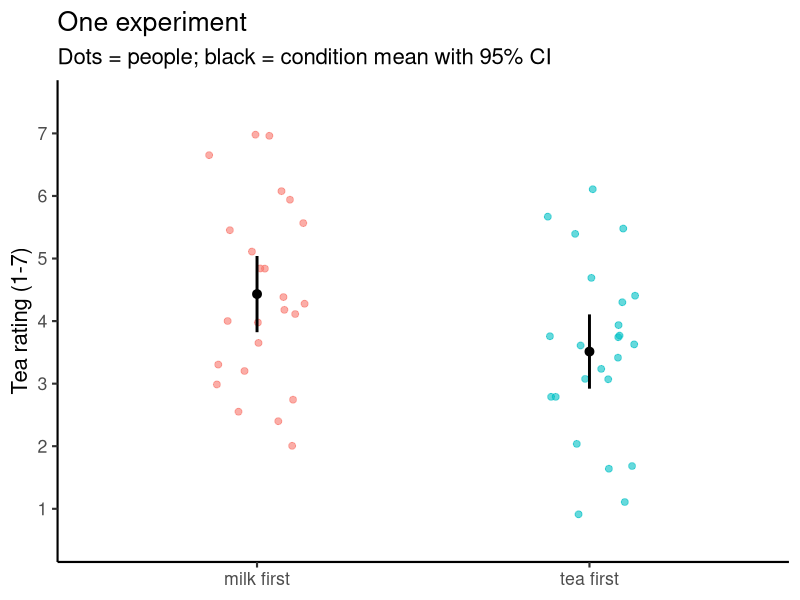
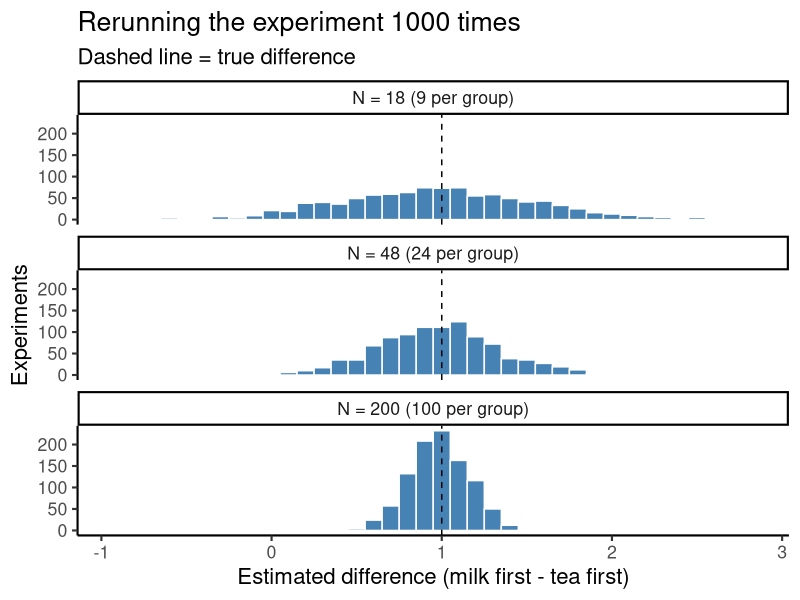
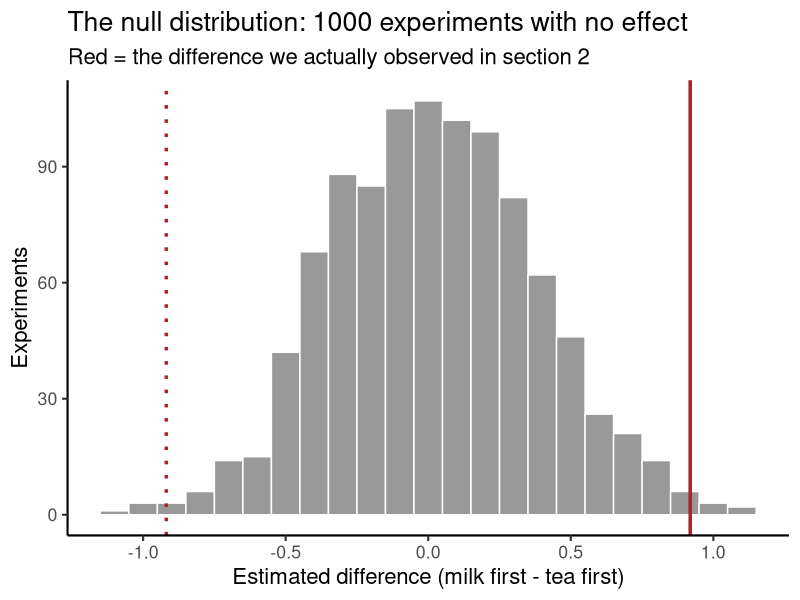
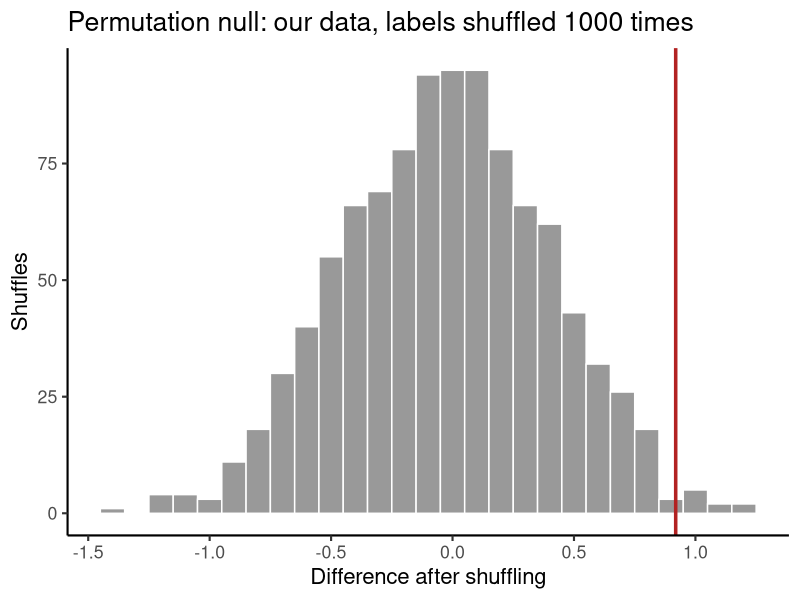
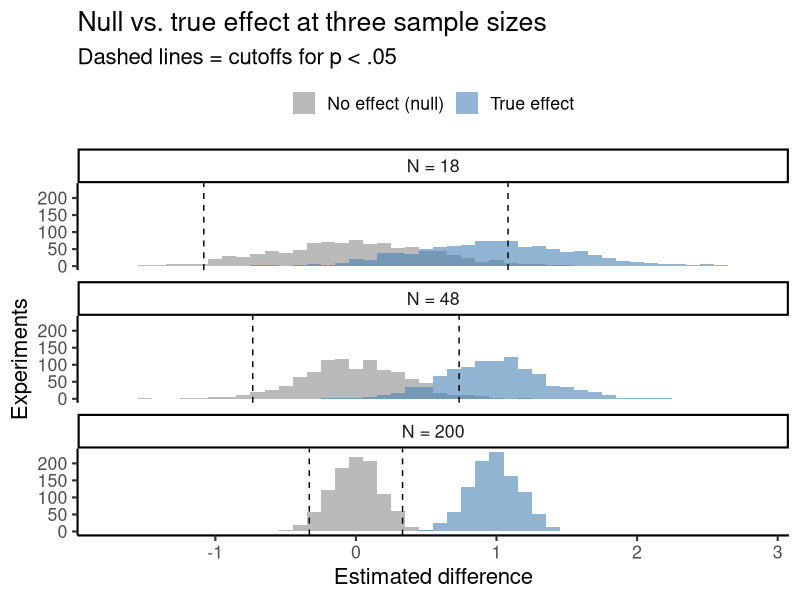
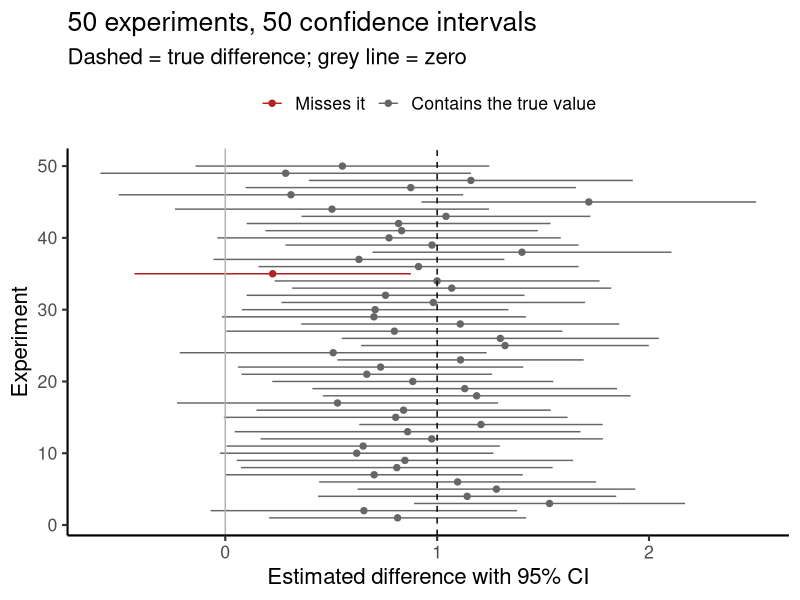
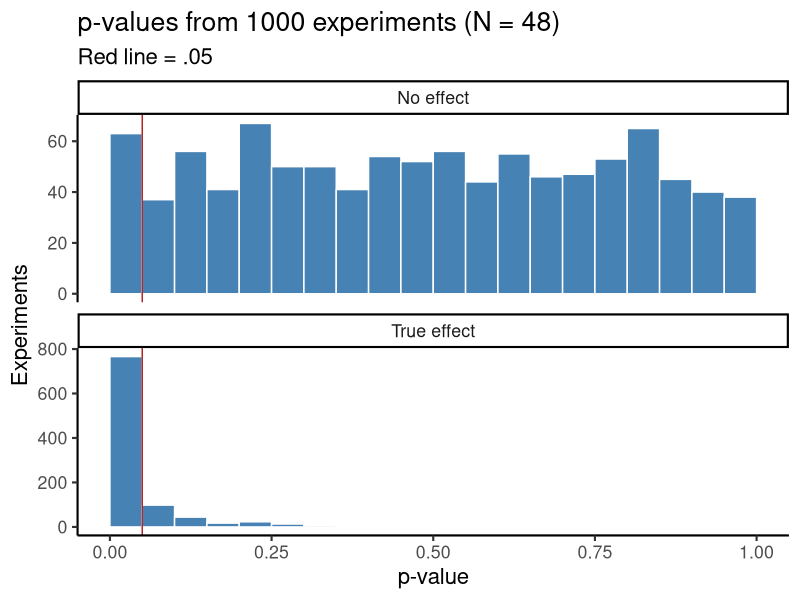
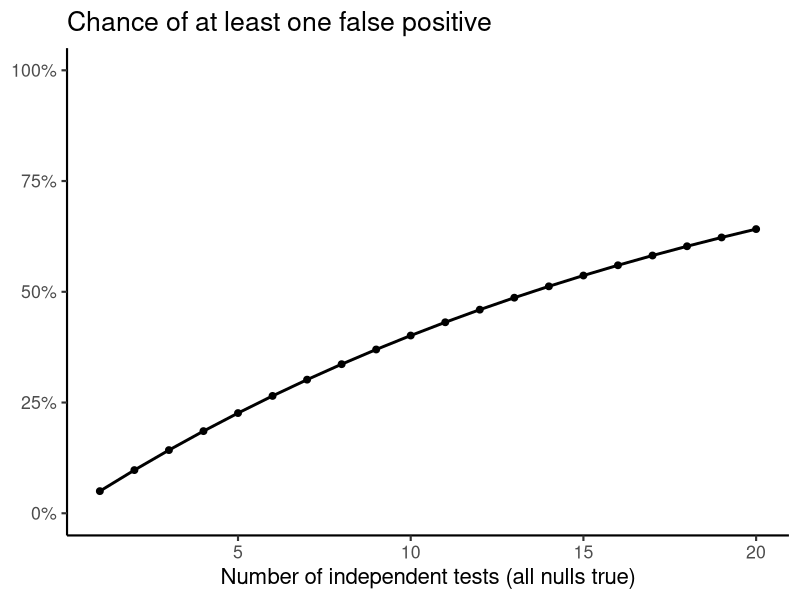

Write R code to recreate these figures, in order.
# Tea inference demo ---------------------------------------------------------
#
# Live demo for the Inference lecture (PSYC 201A / CSS 204, Experimentology ch. 6).
# One script, base R + tidyverse only. Run it top to bottom, or one section at a
# time with Ctrl/Cmd + Enter. In RStudio, the sections below show up in the
# document outline (Ctrl/Cmd + Shift + O) so you can jump between them in class.
#
# The running example: do people rate tea higher when the milk goes in first?
# Between-subjects, one rating per person on a 1-7 scale.
#
# Every section prints a plot and, where it matters, one or two numbers.
# Nothing here takes more than a few seconds.

library(tidyverse)

set.seed(209) # this seed gives an experiment with p ~ .03; change it for a different "world"

theme_set(theme_classic(base_size = 16))


# 0. Knobs --------------------------------------------------------------------
# Change these live to answer "what if" questions from the room.

true_delta <- 1     # true difference, milk first minus tea first, in scale points
sigma      <- 1.25  # sd of ratings within each condition
n_total    <- 48    # participants per experiment (half in each condition)
n_sims     <- 1000  # how many times we rerun the experiment
alpha      <- .05

# Real Likert ratings are whole numbers, but rounding makes the histograms
# below spiky (differences can only take a few values). Leave this FALSE for
# clean pictures; flip to TRUE to show students what real 1-7 data look like.
round_ratings <- FALSE


# 1. The simulation function --------------------------------------------------
# Makes one experiment's worth of data. Ratings are drawn from a normal
# distribution and clipped to the 1-7 scale (and rounded, if round_ratings).

make_tea_data <- function(n_total = 48, delta = 1, sigma = 1.25) {
  n_half <- n_total / 2
  tibble(
    condition = factor(rep(c("milk first", "tea first"), each = n_half),
                       levels = c("milk first", "tea first")),
    rating = c(rnorm(n_half, mean = 3.5 + delta, sd = sigma),
               rnorm(n_half, mean = 3.5,         sd = sigma))
  ) |>
    mutate(rating = if (round_ratings) round(rating) else rating,
           rating = pmin(pmax(rating, 1), 7))
}

# Runs one experiment and keeps the numbers we care about: the estimated
# difference, its 95% CI, and the p-value from a two-sample t-test.
run_experiment <- function(n_total, delta, sigma, conf_level = .95) {
  d  <- make_tea_data(n_total, delta, sigma)
  tt <- t.test(rating ~ condition, data = d, var.equal = TRUE,
               conf.level = conf_level)
  tibble(diff    = unname(tt$estimate[1] - tt$estimate[2]),
         ci_low  = tt$conf.int[1],
         ci_high = tt$conf.int[2],
         p       = tt$p.value)
}

# Runs the experiment many times. Each row is one whole experiment.
run_many <- function(n_sims, n_total, delta, sigma, conf_level = .95) {
  map(seq_len(n_sims), \(i) run_experiment(n_total, delta, sigma, conf_level)) |>
    list_rbind() |>
    mutate(sim = row_number(), .before = 1)
}


# 2. One experiment -----------------------------------------------------------
# This is all a real study ever gets to see.

tea_data <- make_tea_data(n_total, true_delta, sigma)

tea_means <- tea_data |>
  group_by(condition) |>
  summarize(mean = mean(rating),
            se   = sd(rating) / sqrt(n()),
            ci_low  = mean - qt(.975, n() - 1) * se,
            ci_high = mean + qt(.975, n() - 1) * se)

ggplot(tea_data, aes(x = condition, y = rating, color = condition)) +
  geom_jitter(width = .15, height = .1, alpha = .6, size = 2) +
  geom_pointrange(data = tea_means,
                  aes(y = mean, ymin = ci_low, ymax = ci_high),
                  color = "black", linewidth = 1) +
  scale_y_continuous(breaks = 1:7, limits = c(0.5, 7.5)) +
  guides(color = "none") +
  labs(title = "One experiment",
       subtitle = "Dots = people; black = condition mean with 95% CI",
       x = NULL, y = "Tea rating (1-7)")

one_test <- t.test(rating ~ condition, data = tea_data, var.equal = TRUE)
one_test
observed_diff <- unname(one_test$estimate[1] - one_test$estimate[2])


# 3. Run the experiment many times --------------------------------------------
# Same true effect, three sample sizes. Each histogram is the spread of
# estimated differences across 1000 reruns: the sampling distribution.
# Talking point: the center doesn't move, only the spread does. Small studies
# aren't biased, just noisy.

sampling_by_n <- c(18, 48, 200) |>
  map(\(n) run_many(n_sims, n, true_delta, sigma) |> mutate(n_total = n)) |>
  list_rbind() |>
  mutate(n_label = fct_inorder(paste0("N = ", n_total, " (", n_total / 2,
                                      " per group)")))

ggplot(sampling_by_n, aes(x = diff)) +
  geom_histogram(binwidth = .1, fill = "steelblue", color = "white") +
  geom_vline(xintercept = true_delta, linetype = "dashed") +
  facet_wrap(~ n_label, ncol = 1) +
  labs(title = "Rerunning the experiment 1000 times",
       subtitle = "Dashed line = true difference",
       x = "Estimated difference (milk first - tea first)", y = "Experiments")

sampling_by_n |>
  group_by(n_label) |>
  summarize(mean_estimate = mean(diff), sd_of_estimates = sd(diff))


# 4. The null distribution ----------------------------------------------------
# Same experiment, but now the true difference is ZERO. This is the "no effect"
# world. The x-axis is still a difference, and it's centered on zero.
# Gut check for students: x-axis is a difference centered on zero -> null
# distribution. It is NOT the control condition.

null_sims <- run_many(n_sims, n_total, delta = 0, sigma)

ggplot(null_sims, aes(x = diff)) +
  geom_histogram(binwidth = .1, fill = "grey60", color = "white") +
  geom_vline(xintercept = observed_diff, color = "firebrick", linewidth = 1.2) +
  geom_vline(xintercept = -observed_diff, color = "firebrick",
             linewidth = 1.2, linetype = "dotted") +
  labs(title = "The null distribution: 1000 experiments with no effect",
       subtitle = "Red = the difference we actually observed in section 2",
       x = "Estimated difference (milk first - tea first)", y = "Experiments")

# The p-value, by counting: how often does the no-effect world produce a
# difference at least as extreme as ours (in either direction)?
null_sims |>
  summarize(simulated_p = mean(abs(diff) >= abs(observed_diff)),
            t_test_p    = one_test$p.value)
# Say it out loud: probability of data this extreme OR MORE, assuming the null.
# If someone asks why the two p-values don't match exactly: the simulated null
# uses the TRUE sigma (we know it, we made the world). The t-test has to
# estimate sigma from this one sample. Section 5 uses our actual data, so it
# lands closer to the t-test.


# 5. Same idea from our own data: shuffle the labels --------------------------
# We don't need to know sigma to build a null distribution. Shuffle the
# condition labels in OUR experiment: if condition meant nothing, any
# labeling is as good as any other.

shuffled_diffs <- map_dbl(seq_len(n_sims), \(i) {
  shuffled <- sample(tea_data$condition)
  mean(tea_data$rating[shuffled == "milk first"]) -
    mean(tea_data$rating[shuffled == "tea first"])
})

ggplot(tibble(diff = shuffled_diffs), aes(x = diff)) +
  geom_histogram(binwidth = .1, fill = "grey60", color = "white") +
  geom_vline(xintercept = observed_diff, color = "firebrick", linewidth = 1.2) +
  labs(title = "Permutation null: our data, labels shuffled 1000 times",
       x = "Difference after shuffling", y = "Shuffles")

tibble(permutation_p = mean(abs(shuffled_diffs) >= abs(observed_diff)),
       t_test_p      = one_test$p.value)


# 6. Null vs. real effect, and why N matters (power) --------------------------
# Two distributions on one axis: no effect (grey) and the true effect (blue).
# The vertical lines are the significance cutoffs: estimates beyond them are
# p < .05. Bigger N doesn't move the centers; it squeezes both distributions,
# so they stop overlapping. Effect stays the same; noise gets out of the way.

null_by_n <- c(18, 48, 200) |>
  map(\(n) run_many(n_sims, n, 0, sigma) |> mutate(n_total = n)) |>
  list_rbind()

null_vs_effect <- bind_rows(
  null_by_n      |> mutate(world = "No effect (null)"),
  sampling_by_n  |> select(-n_label) |> mutate(world = "True effect")
) |>
  mutate(n_label = fct_inorder(paste0("N = ", n_total)))

cutoffs <- null_by_n |>
  group_by(n_total) |>
  summarize(cut = quantile(abs(diff), 1 - alpha)) |>
  mutate(n_label = factor(paste0("N = ", n_total),
                          levels = levels(null_vs_effect$n_label)))

ggplot(null_vs_effect, aes(x = diff, fill = world)) +
  geom_histogram(binwidth = .1, position = "identity", alpha = .6) +
  geom_vline(data = cutoffs, aes(xintercept = cut), linetype = "dashed") +
  geom_vline(data = cutoffs, aes(xintercept = -cut), linetype = "dashed") +
  facet_wrap(~ n_label, ncol = 1) +
  scale_fill_manual(values = c("No effect (null)" = "grey55",
                               "True effect" = "steelblue")) +
  labs(title = "Null vs. true effect at three sample sizes",
       subtitle = "Dashed lines = cutoffs for p < .05",
       x = "Estimated difference", y = "Experiments", fill = NULL) +
  theme(legend.position = "top")

# Power = how often the real effect clears the bar. Alpha = how often the null does.
null_vs_effect |>
  group_by(n_label, world) |>
  summarize(prop_significant = mean(p < alpha), .groups = "drop") |>
  pivot_wider(names_from = world, values_from = prop_significant) |>
  rename(false_positive_rate = `No effect (null)`, power = `True effect`)


# 7. What "95% confidence" means -----------------------------------------------
# 50 experiments, each with its own 95% CI. The true difference (the ball) is
# fixed; the intervals (the hoops) move. About 95% of hoops catch the ball,
# but any single interval either does or doesn't.

ci_sims <- run_many(50, n_total, true_delta, sigma) |>
  mutate(covers = ci_low <= true_delta & ci_high >= true_delta)

ggplot(ci_sims, aes(y = sim, x = diff, xmin = ci_low, xmax = ci_high,
                    color = covers)) +
  geom_pointrange(size = .3) +
  geom_vline(xintercept = true_delta, linetype = "dashed") +
  geom_vline(xintercept = 0, color = "grey70") +
  scale_color_manual(values = c(`TRUE` = "grey40", `FALSE` = "firebrick"),
                     labels = c(`TRUE` = "Contains the true value",
                                `FALSE` = "Misses it")) +
  labs(title = "50 experiments, 50 confidence intervals",
       subtitle = "Dashed = true difference; grey line = zero",
       x = "Estimated difference with 95% CI", y = "Experiment", color = NULL) +
  theme(legend.position = "top")

# Over many reruns, the coverage is ~95%:
run_many(n_sims, n_total, true_delta, sigma) |>
  summarize(coverage = mean(ci_low <= true_delta & ci_high >= true_delta),
            ci_excludes_zero = mean(ci_low > 0 | ci_high < 0),
            p_below_05 = mean(p < .05))
# Last two columns are identical: a 95% CI on the difference excludes zero
# exactly when p < .05.


# 8. p-values across many experiments -----------------------------------------
# When the null is true, p-values are flat: every value is equally likely,
# so 5% land below .05 by construction. When there's a real effect, they pile
# up near zero; how high the pile is depends on power.

p_compare <- bind_rows(
  null_by_n     |> filter(n_total == 48) |>
    mutate(world = "No effect"),
  sampling_by_n |> filter(n_total == 48) |> select(-n_label) |>
    mutate(world = "True effect")
)

ggplot(p_compare, aes(x = p)) +
  geom_histogram(breaks = seq(0, 1, .05), fill = "steelblue", color = "white") +
  geom_vline(xintercept = alpha, color = "firebrick") +
  facet_wrap(~ world, ncol = 1, scales = "free_y") +
  labs(title = "p-values from 1000 experiments (N = 48)",
       subtitle = "Red line = .05", x = "p-value", y = "Experiments")


# 9. Multiplicity: run more tests, get more false positives -------------------
# Chance of at least one false positive across k independent tests of true
# nulls is 1 - (1 - alpha)^k. Two tests ~ 10%, twenty ~ 64%.

tibble(k = 1:20, chance_at_least_one = 1 - (1 - alpha)^k) |>
  ggplot(aes(x = k, y = chance_at_least_one)) +
  geom_line(linewidth = 1) +
  geom_point(size = 2) +
  scale_y_continuous(labels = scales::percent, limits = c(0, 1)) +
  labs(title = "Chance of at least one false positive",
       x = "Number of independent tests (all nulls true)", y = NULL)


# 10. Bonus: peeking (optional stopping) --------------------------------------
# No true effect. We test after every 10 people and stop as soon as p < .05,
# up to 200 people. Each peek is another chance for noise to cross the line.

peek_once <- function(max_n = 200, step = 10) {
  d <- make_tea_data(max_n, delta = 0, sigma = sigma)
  # interleave conditions so each peek has equal numbers per group
  d <- d[order(rep(seq_len(max_n / 2), 2)), ]
  for (n in seq(step * 2, max_n, by = step * 2)) {
    if (t.test(rating ~ condition, data = d[1:n, ], var.equal = TRUE)$p.value < alpha)
      return(TRUE)
  }
  FALSE
}

tibble(false_positive_rate_with_peeking = mean(map_lgl(1:500, \(i) peek_once())),
       nominal_alpha = alpha)
# Expect well above .05. Same data, same test; the procedure changed.
